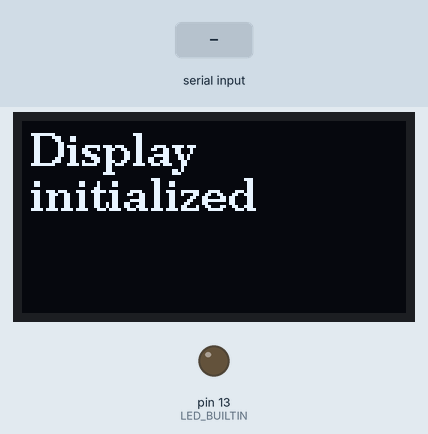
The sketch below on a simulated Arduino Uno, built with avr-gcc and run on an emulated ATmega328P. Parts: 128×64 one-colour display, output pins drawn as LEDs (lit = HIGH). Inputs (shaded band) come from the test bench. What the sketch prints to the serial monitor is not drawn.

Above: at 0.1 s.
At 3.7 s:
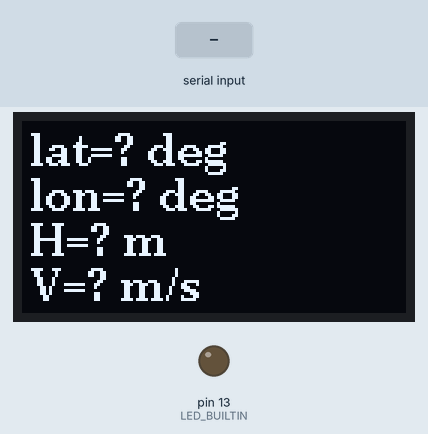
3.8 s: "90,45,200\n" received over Serial
Timing chart, 0 to 6.8 s (numbered marks = the images above; inputs shaded):
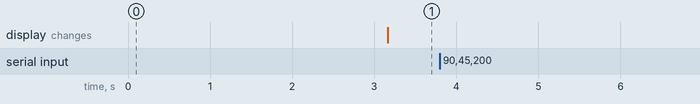

Measured:
- after the input at 3.8 s, every drawn part: stays the same

The sketch:

Autopilot.ino
```cpp
#include <PID_v1.h>
#include <Wire.h>
#include <U8g2lib.h>

U8G2_SSD1306_128X64_NONAME_F_HW_I2C u8g2(U8G2_R0);

// PID Parameters
const double MAX_CLIMB_RATE = 15; // m/s
const double MAX_BANK = 30; // deg
const double MAX_DEFLECTION_RATE_ELEVATOR = 1; // %/s 2=100%
const double MAX_DEFLECTION_RATE_AILERON = 0.8; // %/s 2=100%
const double MAX_THROTTLE_RATE = 0.9; // %/s 1=100%
const double MAX_G_FORCE_P = 3;
const double MAX_G_FORCE_N = -1;
const double PITCH_DOWN_LIMIT = -15;
const double PITCH_UP_LIMIT = 25;

double _altitudeSetpoint, _headingSetpoint, _velocitySetpoint, _des_ClimbRate, _des_Pitch, _bankSetpoint;
//double _altitude /* m */, _climbRate /* m/s */, _velocity /* m/s */, _heading /* deg */;
//double _roll /* deg */, _pitch /* deg */, _lat /* deg */, _lon /* deg */, _gForce;
double _throttle, _aileron, _rudder, _elevator;
double _lastElevator, _lastThrottle, _lastAileron;

const double Vp = 0.15, Vi = 10, Vd = 1.5;
const double Hp = 0.11, Hi = 0, Hd = 0.002;
const double Ep = 2, Ei = 1, Ed = 0.005;
//const double Ep = 0.045, Ei = 0.1, Ed = 0.005;
//const double Headp = 0.11, Headi = 0, Headd = 0.002;
const double Ap = 0.008, Ai = 0.001, Ad = 0.005;
const double Rp = 2, Ri = 5, Rd = 1;

struct AInfo{double pitch; double roll; double heading; double altitude; double velocity; double lat; double lon; double gForce; double climbRate;} AircraftInfo;

int first = 10;
unsigned long lastTime = 0;
// Create PID object
PID _throttlePID(&AircraftInfo.velocity, &_throttle, &_velocitySetpoint, Vp, Vi, Vd, DIRECT);

PID _altitudePID(&AircraftInfo.altitude, &_des_ClimbRate, &_altitudeSetpoint, Hp, Hi, Hd, DIRECT);
//PID _elevatorPID(&AircraftInfo.climbRate, &_elevator, &_des_ClimbRate, Ep, Ei, Ed, REVERSE);
PID _elevatorPID(&AircraftInfo.pitch, &_elevator, &_des_Pitch, Ep, Ei, Ed, REVERSE);

//PID _headingPID(&_heading, &_bankSetpoint, &_headingSetpoint, Headp, Headi, Headd, DIRECT);
PID _bankPID(&AircraftInfo.roll, &_aileron, &_bankSetpoint, Ap, Ai, Ad, DIRECT);

PID _rudderPID(&AircraftInfo.heading, &_rudder, &_headingSetpoint, Rp, Ri, Rd, DIRECT);

void display_init()
{
  Wire.begin();
  u8g2.begin();

  char data[32] = {0};

  u8g2.clearBuffer();					// clear the internal memory
	u8g2.setFont(u8g2_font_ncenB10_tr); // choose a suitable font

  sprintf(data, "Display");
	u8g2.drawStr(3, 15, data);
  sprintf(data, "initialized");
	u8g2.drawStr(3, 30, data);

  u8g2.sendBuffer(); // transfer internal memory to the display
  delay(2000);
}

void display(double lat, double lon, double altitude, double velocity)
{
	char data[32] = {0};

/*
	Serial.print("lat=");
	Serial.print(lat);
	Serial.print(" deg, lon=");
	Serial.print(lon);
	Serial.print(" deg, H=");
	Serial.print(altitude);
	Serial.print(" m");

	Serial.printf(", V=%.3f m/s",velocity);
*/
	// display bme680 sensor data on OLED
	u8g2.clearBuffer();					// clear the internal memory
	//u8g2.setFont(u8g2_font_ncenB10_tr); // choose a suitable font

	memset(data, 0, sizeof(data));
	sprintf(data, "lat=%.3f deg", lat);
	u8g2.drawStr(3, 15, data);

	memset(data, 0, sizeof(data));
	snprintf(data, 32, "lon=%.3f deg", lon);
	u8g2.drawStr(3, 30, data);

	memset(data, 0, sizeof(data));
	sprintf(data, "H=%.1f m", altitude);
	u8g2.drawStr(3, 45, data);

	memset(data, 0, sizeof(data));
  sprintf(data, "V=%.2f m/s", velocity);
  u8g2.drawStr(3, 60, data);

	u8g2.sendBuffer(); // transfer internal memory to the display
}

double convertAltitudeToVerticalSpeed(double deltaAltitude, double reference = 5) {
  if (reference < 2)
      reference = 2;

  if (deltaAltitude > reference || deltaAltitude < -reference)
      return deltaAltitude / reference;
  if (deltaAltitude > 0.1)
      return max(0.05, deltaAltitude * deltaAltitude / (reference * reference));
  if (deltaAltitude < -0.1)
      return min(-0.05, -deltaAltitude * deltaAltitude / (reference * reference));
  return 0;
}

int parseFlightGearData(String &input, AInfo* aInfo) {
  int startIndex = 0;
  int tabIndex = input.indexOf('\t');

  // Extract _pitch
  aInfo->pitch = input.substring(startIndex, tabIndex).toFloat();
  startIndex = tabIndex + 1;

  // Extract _roll
  tabIndex = input.indexOf('\t', startIndex);
  aInfo->roll = input.substring(startIndex, tabIndex).toFloat();
  startIndex = tabIndex + 1;

  // Extract _heading
  tabIndex = input.indexOf('\t', startIndex);
  aInfo->heading = input.substring(startIndex, tabIndex).toFloat();
  startIndex = tabIndex + 1;

  // Extract _altitude
  tabIndex = input.indexOf('\t', startIndex);
  aInfo->altitude = input.substring(startIndex, tabIndex).toFloat();
  startIndex = tabIndex + 1;

  // Extract _velocity
  tabIndex = input.indexOf('\t', startIndex);
  aInfo->velocity = input.substring(startIndex, tabIndex).toFloat();
  startIndex = tabIndex + 1;

  // Extract _latitude
  tabIndex = input.indexOf('\t', startIndex);
  aInfo->lat = input.substring(startIndex, tabIndex).toFloat();
  startIndex = tabIndex + 1;

  // Extract clibmRate
  tabIndex = input.indexOf('\t', startIndex);
  aInfo->lon = input.substring(startIndex, tabIndex).toFloat();
  startIndex = tabIndex + 1;

  // Extract G-Force
  tabIndex = input.indexOf('\t', startIndex);
  aInfo->climbRate = input.substring(startIndex, tabIndex).toFloat();
  startIndex = tabIndex + 1;

  // Extract _longitude (last element)
  aInfo->gForce = input.substring(startIndex).toFloat();

  return 0;
}

void setup()
{
  // Initialize the built in LED
  pinMode(LED_BUILTIN, OUTPUT);
  digitalWrite(LED_BUILTIN, LOW);

  // Initialize Serial for debug output
  Serial.begin(115200);

  time_t serial_timeout = millis();
  lastTime = serial_timeout;
  // On nRF52840 the USB serial is not available immediately
  while (!Serial)
  {
    if ((millis() - serial_timeout) < 5000)
    {
      delay(100);
      digitalWrite(LED_BUILTIN, !digitalRead(LED_BUILTIN));
    }
    else
    {
      break;
    }
  }

  // Set the target _pitch (e.g., to maintain level flight at 0 degrees)

  _altitudeSetpoint = 1000;
  _velocitySetpoint = 60;
  _headingSetpoint = 0;
  // Initialize PID cont_roller

  _throttlePID.SetMode(AUTOMATIC);
  _throttlePID.SetOutputLimits(0.1,1);

  _altitudePID.SetMode(AUTOMATIC);
  _altitudePID.SetOutputLimits(-MAX_CLIMB_RATE, MAX_CLIMB_RATE);
  _elevatorPID.SetMode(AUTOMATIC);
  _elevatorPID.SetOutputLimits(-1, 1);

  //_headingPID.SetMode(AUTOMATIC);
  //_headingPID.SetOutputLimits(-MAX_BANK, MAX_BANK);
  _bankPID.SetMode(AUTOMATIC);
  _bankPID.SetOutputLimits(-1, 1);

  _rudderPID.SetMode(AUTOMATIC);
  _rudderPID.SetOutputLimits(-1, 1);

  display_init();
}

void loop()
{
  unsigned long now = millis();
  double deltaTime = (now - lastTime) / 1000.0;  // Convert ms to seconds
  lastTime = now;
  static unsigned long bankDelay = now;
  // Parse incoming data
  String incomingData = Serial.readStringUntil('\n');
  Serial.print(incomingData);
  Serial.print("\n");

  parseFlightGearData(incomingData, &AircraftInfo);
  while (AircraftInfo.climbRate && first) {
    Serial.print("0.2");
    Serial.print("\t");
    Serial.print("0");
    Serial.print("\t");
    Serial.print("0");
    Serial.print("\t");
    Serial.print("\n");
    delay(1000);
    bankDelay = now;
    first--;
  }
  if (now - bankDelay > 30000) {
    //_bankSetpoint = 15;
  }
  // Step 2: Use the current _pitch as the PID input
  //Input = _pitch;

  // Step 3: Compute _throttle PID Output
  //_velocityPID.Compute();
  //Serial.print("_throttle=");
  //Serial.print(_velocityOutput);
  //Serial.print("\t");
  // ============ //
  // _throttle PID //
  // ============ //
  // Compute _throttle PID
  _throttlePID.Compute();

  double maxDeltaOutput = MAX_THROTTLE_RATE * deltaTime;

  // Limit the rate of change of the output
  double deltaOutput = _throttle - _lastThrottle; // Apply the limited output change

  // Limit Deflection
  deltaOutput = constrain(deltaOutput, -maxDeltaOutput, maxDeltaOutput);

  _throttle = _lastThrottle + deltaOutput;

  _lastThrottle = _throttle;

  // ============ //
  // ELEVATOR PID //
  // ============ //
  // Compute elevator PID
  //_altitudePID.Compute();
  double deltaAltitude = _altitudeSetpoint - AircraftInfo.altitude;
  _des_ClimbRate = convertAltitudeToVerticalSpeed(deltaAltitude, 10);
  _des_ClimbRate = constrain(_des_ClimbRate, -MAX_CLIMB_RATE, MAX_CLIMB_RATE);

  double deltaVertSpeed = _des_ClimbRate - AircraftInfo.climbRate;
  double adjustment = deltaVertSpeed / AircraftInfo.velocity * 180 / 3.14;

  _des_Pitch = AircraftInfo.pitch + adjustment;
  _des_Pitch = constrain(_des_Pitch, -PITCH_DOWN_LIMIT, PITCH_DOWN_LIMIT);

  _elevatorPID.Compute();

  /*if (AircraftInfo.gForce > MAX_G_FORCE_P) {
    double scale = MAX_G_FORCE_P / AircraftInfo.gForce;
    _elevator *= scale; // Scale down elevator to limit G-force
  } else if (AircraftInfo.gForce < MAX_G_FORCE_N) {
    double scale = MAX_G_FORCE_N / AircraftInfo.gForce;
    _elevator *= scale; // Scale down elevator to limit G-force
  }*/

  maxDeltaOutput = MAX_DEFLECTION_RATE_ELEVATOR * deltaTime;

  // Limit the rate of change of the output
  deltaOutput = _elevator - _lastElevator; // Apply the limited output change

  // Limit Deflection
  deltaOutput = constrain(deltaOutput, -maxDeltaOutput, maxDeltaOutput);

  _elevator = _lastElevator + deltaOutput;

  _lastElevator = _elevator;

  if (AircraftInfo.roll > 90 || AircraftInfo.roll < -90) {
    _elevator *= -1.1;
  }

  // =========== //
  // aileron PID //
  // =========== //
  //_headingPID.Compute();

  double headingError = _headingSetpoint - AircraftInfo.heading;
  // Normilize to range -180 to 180
  while (headingError > 180) headingError -= 360;
  while (headingError < -180) headingError += 360;

  _bankSetpoint = .5 * headingError;

  if (_bankSetpoint > MAX_BANK) _bankSetpoint = MAX_BANK;
  if (_bankSetpoint < -MAX_BANK) _bankSetpoint = -MAX_BANK;

  _bankPID.Compute();
  maxDeltaOutput = MAX_DEFLECTION_RATE_AILERON * deltaTime;

  // Limit the rate of change of the output
  deltaOutput = _aileron - _lastAileron; // Apply the limited output change

  // Limit Deflection
  deltaOutput = constrain(deltaOutput, -maxDeltaOutput, maxDeltaOutput);

  _aileron = _lastAileron + deltaOutput;

  _lastAileron = _aileron;


  // ========== //
  // rudder PID //
  // ========== //
  //_rudderPID.Compute();
  if ((AircraftInfo.roll < -5) or (AircraftInfo.roll > 5)) {
    double targetRudder = _aileron / 2;
    if (targetRudder < _rudder) _rudder -= 0.015;
    if (targetRudder > _rudder) _rudder += 0.015;
  }


  display(AircraftInfo.gForce, _des_ClimbRate, AircraftInfo.climbRate, AircraftInfo.altitude);

  Serial.print(_throttle);  //Send _throttle position
  Serial.print("\t");
  Serial.print(_elevator);  //Send elevator position
  Serial.print("\t");
  Serial.print(_aileron);  //Send _aileron position
  Serial.print("\t");
  Serial.print(_rudder);  //Send _rudder position
  //Serial.print("\t");
  Serial.print("\n");
}
```
